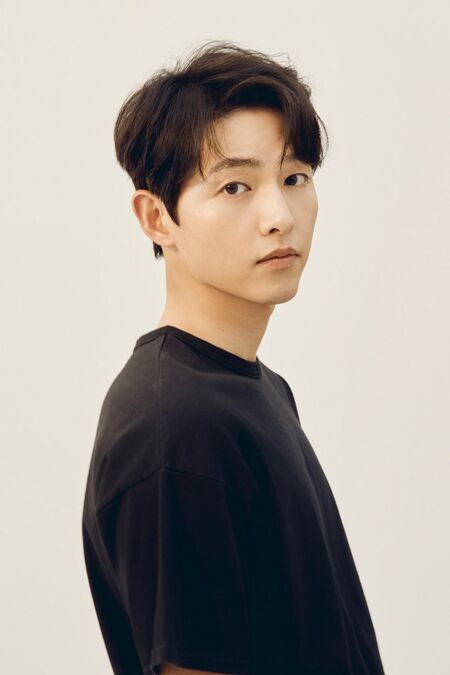
#> input picture backend/joongki.jpg, 450 x 675 px
$ python -i video_processing.py   (imports and definitions only)   (older library calls are emulated)
#> lines starting #> are read from the running program, lines starting #| are printed output that depends on the picture
#> further down, picture is the input picture: shape (675, 450, 3); mean B, G, R 151.6, 159.2, 165.2
"""
Video Processing Core Components

This module contains the core video processing classes for:
- Adaptive frame enhancement
- Keyframe extraction with motion detection
- Burst sampling for high-activity periods
"""

import cv2
import numpy as np
import os
import uuid
from typing import Dict, List, Tuple, Optional, Any
from dataclasses import dataclass
import time
import logging

# Set up logging
# [1 line not run here, left out]
logger = logging.getLogger(__name__)

@dataclass
class FrameData:
    """Data structure for frame information"""
    frame_path: str
    timestamp: float
    frame_number: int
    quality_score: float
    motion_score: float
    burst_active: bool
    enhancement_applied: bool
    face_count: int = 0
    object_count: int = 0

@dataclass
class KeyframeResult:
    """Result structure for keyframe extraction"""
    frame_data: FrameData
    keyframe_score: float
    selection_reason: str

class AdaptiveFrameEnhancer:
    """Adaptive frame enhancement using CLAHE and denoising"""

    # [63 lines left out: functions __init__, enhance_frame, not called in this run]

class MotionDetector:
    """Motion detection for keyframe extraction"""

    # [48 lines left out: functions __init__, calculate_motion_score, not called in this run]

class QualityAssessment:
    """Frame quality assessment using multiple metrics"""

    def __init__(self):
        self.weights = {
            'sharpness': 0.3,
            'contrast': 0.25,
            'brightness': 0.2,
            'saturation': 0.15,
            'noise': 0.1
        }

    def calculate_sharpness(self, frame: np.ndarray) -> float:
        """Calculate frame sharpness using Laplacian variance"""
        try:
            if len(frame.shape) == 3:
                gray = cv2.cvtColor(frame, cv2.COLOR_BGR2GRAY)
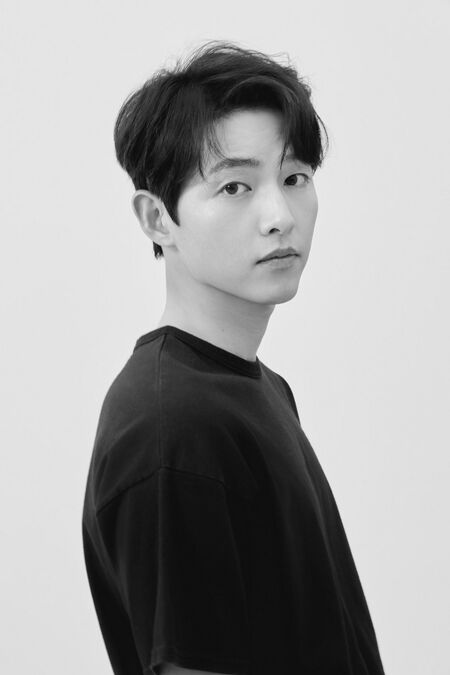
#> gray: shape (675, 450); min 3, max 249, mean 160.1
            else:
                gray = frame

            laplacian = cv2.Laplacian(gray, cv2.CV_64F)
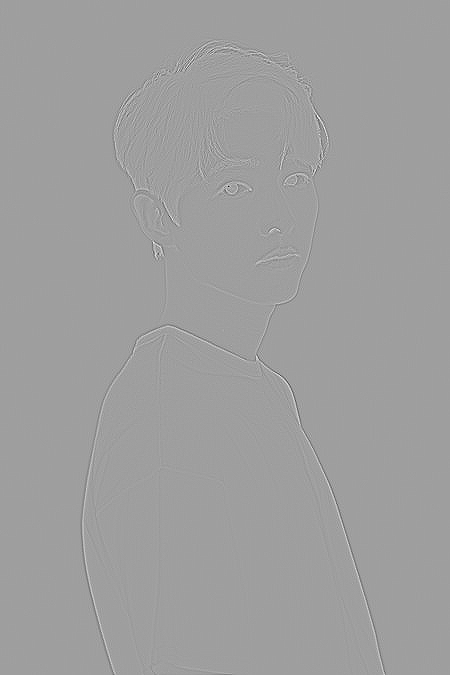
#> laplacian: shape (675, 450) float64; min -378, max 229, mean 0; drawn with min black and max white
            sharpness = laplacian.var()
#> sharpness = 130.8

            # Normalize to 0-1 range
            return min(sharpness / 1000.0, 1.0)

        except Exception as e:
            logger.error(f"Sharpness calculation failed: {e}")
            return 0.0

    def calculate_contrast(self, frame: np.ndarray) -> float:
        """Calculate frame contrast"""
        try:
            if len(frame.shape) == 3:
                gray = cv2.cvtColor(frame, cv2.COLOR_BGR2GRAY)
            else:
                gray = frame

            contrast = gray.std() / 128.0
#> contrast = 0.698
            return min(contrast, 1.0)

        except Exception as e:
            logger.error(f"Contrast calculation failed: {e}")
            return 0.0

    def calculate_brightness(self, frame: np.ndarray) -> float:
        """Calculate frame brightness quality (penalize over/under exposure)"""
        try:
            if len(frame.shape) == 3:
                gray = cv2.cvtColor(frame, cv2.COLOR_BGR2GRAY)
            else:
                gray = frame

            mean_brightness = np.mean(gray) / 255.0
#> mean_brightness = 0.628

            # Optimal brightness is around 0.4-0.6
            if 0.4 <= mean_brightness <= 0.6:
                return 1.0
            elif mean_brightness < 0.2 or mean_brightness > 0.8:
                return 0.3  # Severely under/over exposed
            else:
                return 0.7  # Slightly under/over exposed

        except Exception as e:
            logger.error(f"Brightness calculation failed: {e}")
            return 0.5

    def calculate_saturation(self, frame: np.ndarray) -> float:
        """Calculate color saturation quality"""
        try:
            if len(frame.shape) != 3:
                return 0.5  # Grayscale

            hsv = cv2.cvtColor(frame, cv2.COLOR_BGR2HSV)
#> hsv: shape (675, 450, 3); mean H, S, V 45.1, 57.3, 169.1
            saturation = np.mean(hsv[:, :, 1]) / 255.0
#> saturation = 0.225

            return min(saturation * 1.5, 1.0)  # Boost saturation score

        except Exception as e:
            logger.error(f"Saturation calculation failed: {e}")
            return 0.5

    def calculate_noise_level(self, frame: np.ndarray) -> float:
        """Calculate noise level (lower is better)"""
        try:
            if len(frame.shape) == 3:
                gray = cv2.cvtColor(frame, cv2.COLOR_BGR2GRAY)
            else:
                gray = frame

            # Use median filter to estimate noise
            filtered = cv2.medianBlur(gray, 5)
            noise = np.mean(np.abs(gray.astype(float) - filtered.astype(float)))
#> noise = 0.847

            # Return inverted noise score (lower noise = higher quality)
            noise_score = 1.0 - min(noise / 50.0, 1.0)
#> noise_score = 0.983
            return noise_score

        except Exception as e:
            logger.error(f"Noise calculation failed: {e}")
            return 0.7

    def calculate_quality_score(self, frame: np.ndarray) -> float:
        """
        Calculate overall quality score for a frame

        Args:
            frame: Input frame as numpy array

        Returns:
            Quality score (0.0 to 1.0)
        """
        try:
            metrics = {
                'sharpness': self.calculate_sharpness(frame),
                'contrast': self.calculate_contrast(frame),
                'brightness': self.calculate_brightness(frame),
                'saturation': self.calculate_saturation(frame),
                'noise': self.calculate_noise_level(frame)
            }
#> metrics = {'sharpness': 0.131, 'contrast': 0.698, 'brightness': 0.7, 'saturation': 0.337, 'noise': 0.983}

            # Calculate weighted average
            quality_score = sum(
                metrics[metric] * self.weights[metric]
                for metric in metrics
            )
#> quality_score = 0.503

            return min(quality_score, 1.0)

        except Exception as e:
            logger.error(f"Quality assessment failed: {e}")
            return 0.0

class BurstDetector:
    """Detect burst periods of high activity"""

    # [36 lines left out: functions __init__, update_motion_history, not called in this run]

class OptimizedVideoProcessor:
    """Main video processing class combining all components"""

    # [163 lines left out: functions __init__, extract_keyframes, _calculate_keyframe_score, _get_selection_reason, get_processing_stats, not called in this run]

>>> import cv2
>>> picture = cv2.imread('backend/joongki.jpg')
>>> result = QualityAssessment().calculate_quality_score(picture)
#> result = 0.503
